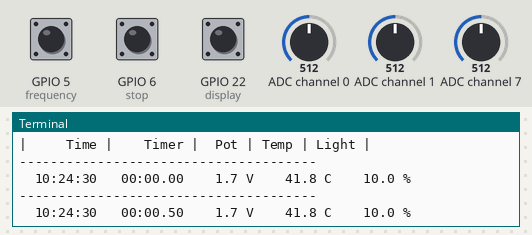
Bench run of a program on a simulated Raspberry Pi (BCM pin numbers). Parts: the last lines printed to the terminal. Inputs (shaded band) come from the test bench; at power-on: GPIO 22 (display) HIGH, ADC channel 0 = 512, ADC channel 1 = 512, ADC channel 7 = 512, GPIO 5 (frequency) HIGH, GPIO 6 (stop) HIGH (analog values on the 0–1023 scale). The clock reads 2024-03-15 10:24:30 at power-on unless the program sets it.

Above: at 1.2 s.
1.3 s: GPIO 22 (display) pulled LOW for 0.65 s
At 1.46 s:
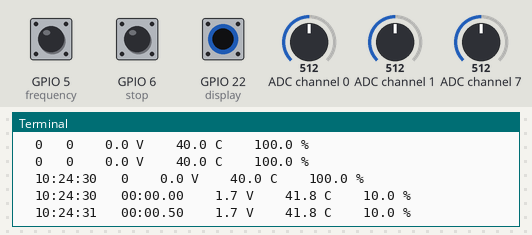
3.4 s: ADC channel 0 set to 716
At 3.9 s:
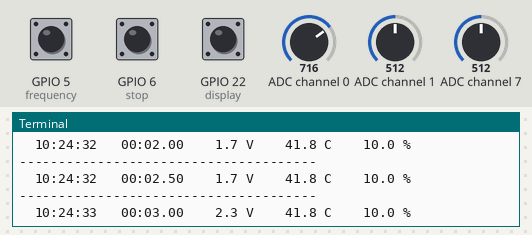
4.9 s: ADC channel 1 set to 716
At 5.4 s:
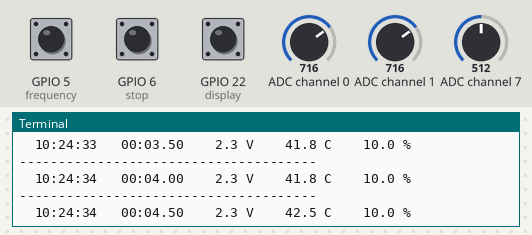
6.4 s: ADC channel 7 set to 716
At 6.9 s:
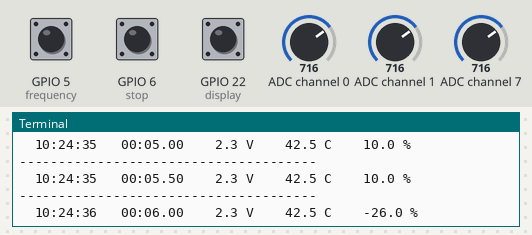
7.9 s: GPIO 22 (display) pulled LOW for 1 s
10.4 s: ADC channel 0 set to 900
At 10.9 s:
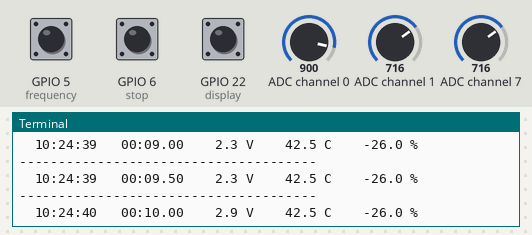
Timing chart, 0 to 12.9 s (numbered marks = the images above; inputs shaded):
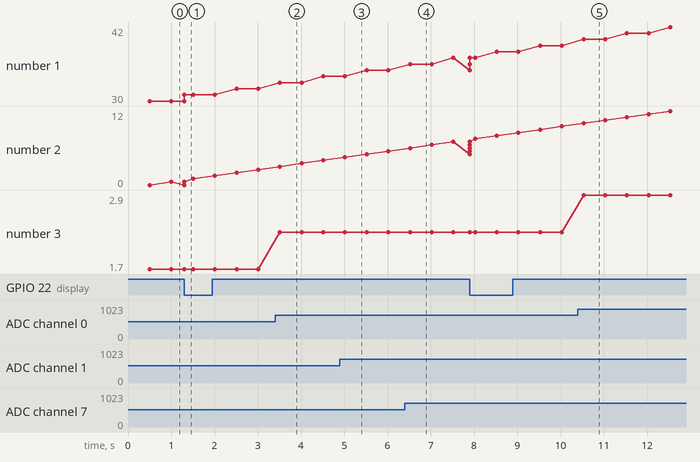

The program:

Main.py
```python
# (licence header left out)
import RPi.GPIO as GPIO
import Adafruit_MCP3008
import time
import os

#Globals
Time = [0,0,0,0,0]
Timer = [0,0,0,0,0]
ch0 = [0,0,0,0,0]
ch1 = [0,0,0,0,0]
ch2 = [0,0,0,0,0]

count = 0											        #Determines T value determined by frequency button
T = 0.5                                									#This value is frequency
i = 0													#Linked to frequency

index = 0

stopState = 0
wall = time.time()


# Software SPI configuration:
CLK  = 18
MISO = 23
MOSI = 24
CS   = 25
mcp = Adafruit_MCP3008.MCP3008(clk=CLK, cs=CS, miso=MISO, mosi=MOSI)

#Button Configuration
reset = 26
frequency = 5
stop = 6
display = 22

#Button setup
GPIO.setup(reset,GPIO.IN, pull_up_down = GPIO.PUD_UP)
GPIO.setup(frequency,GPIO.IN, pull_up_down = GPIO.PUD_UP)
GPIO.setup(stop,GPIO.IN, pull_up_down = GPIO.PUD_UP)
GPIO.setup(display,GPIO.IN, pull_up_down = GPIO.PUD_UP)

########## Callback Fns #############################################

def stopOP(channel):
    global stopState
    if(stopState == 1):
        stopState = 0
    else:
        stopState = 1
        stopFn()
    time.sleep(0.5)
    return stopState

def frequencyOP(channel):
    Tvalue()
def resetOP(channel):
    resetFn()
def displayOP(channel):

    global index, T
    index = index + 1
    print("Button pressed: ", index, "Frequency: ", T)
    displayFn()
######################################################################

#Interrupts
GPIO.add_event_detect(reset, GPIO.FALLING, callback = resetOP, bouncetime = 500)
GPIO.add_event_detect(frequency, GPIO.FALLING, callback = frequencyOP, bouncetime = 500)
GPIO.add_event_detect(stop, GPIO.FALLING, callback = stopOP, bouncetime = 200)
GPIO.add_event_detect(display, GPIO.FALLING, callback = displayOP, bouncetime = 4000)

def timerFormat(t):
    t = t*10
    milli = t % 10
    t //= 10
    sec = t % 60
    t //= 60
    mins = t
    return '%02d:%02d.%d0' % (mins, sec, milli)


########## The functions of the buttons are defined below ##########

def Tvalue():
    global T, count
    if (count == 0):
        T = 0.5
    elif (count == 1):
        T = 1
    else:
        T = 2
    count += 1
    if (count > 2):
        count = 0

    return count

def stopFn():
    '''
    ch0[4] = "N/A"
    ch1[4] = "N/A"
    ch2[4] = "N/A"
    '''
    pass
##    ch0.insert(5,"N/A")
##    ch0.pop(0)
##    ch1.insert(5,"N/A")
##    ch1.pop(0)
##    ch2.insert(5,"N/A")
##    ch2.pop(0)

def displayFn():
##    global timeL
##    length = len(timeL)
##    print(length)
    title = ["Time","Timer","Pot","Temp","Light"]
    print('| {0:>8} | {1:>8} | {2:>4} | {3:>4} | {4:>4} |'.format(*title))
    print('-' * 38)
    print(" ", Time[0], " ", Timer[0], "  ", ConvertVolts(ch0[0]), "  ", ConvertTemp(ch1[0]), "  ", ConvertPercentage(ch2[0]), "")
    print(" ", Time[1], " ", Timer[1], "  ", ConvertVolts(ch0[1]), "  ", ConvertTemp(ch1[1]), "  ", ConvertPercentage(ch2[1]), "")
    print(" ", Time[2], " ", Timer[2], "  ", ConvertVolts(ch0[2]), "  ", ConvertTemp(ch1[2]), "  ", ConvertPercentage(ch2[2]), "")
    print(" ", Time[3], " ", Timer[3], "  ", ConvertVolts(ch0[3]), "  ", ConvertTemp(ch1[3]), "  ", ConvertPercentage(ch2[3]), "")
    print(" ", Time[4], " ", Timer[4], "  ", ConvertVolts(ch0[4]), "  ", ConvertTemp(ch1[4]), "  ", ConvertPercentage(ch2[4]), "")

def resetFn():
    global i, wall, timerVal, Timer
    Timer = [0,0,0,0,0]
    wall = time.time()
    timerVal = wall
    i = 0
    #print("\n"*100)
    os.system('clear')
    return i

####### END OF BUTTON FUNTIONS ###########

####### CONVERSION FUNCTIONS #############
def continuous(Time, Timer, ch0, ch1, ch2):
    print('-' * 38)
    print(" ", Time[4], " ", Timer[4], "  ", ConvertVolts(ch0[4]), "  ", ConvertTemp(ch1[4]), "  ", ConvertPercentage(ch2[4]), "")

def ConvertVolts(data):

    if type(data) is str:
        return "N/A"

    volts = (data * 3.3) / float(1023)
    volts = round(volts,1)
    return str(volts) + " V"

def ConvertPercentage(data):

    if type(data) is str:
        return "N/A"

    percent = 100 - (data/570)*100
    percent = round(percent, 0)
    return str(percent) + " %"

#-40 : 0 and 150: 1023
def ConvertTemp(data):
    if type(data) is str:
        return "N/A"

    temp = (data/290) + 40
    temp = round(temp, 1)
    return str(temp) + " C"

title = ["Time","Timer","Pot","Temp","Light"]
print('| {0:>8} | {1:>8} | {2:>4} | {3:>4} | {4:>4} |'.format(*title))

while True:
    timerVal = time.time() - wall
    start = time.time()
    if (timerVal >= i):

        ####### TIME #######
        timeL = time.strftime("%H:%M:%S", time.localtime())
        Time.insert(5,timeL)
        Time.pop(0)
        ####### END TIME ###

        while(time.time() < start + T):
            time.sleep(0.1)
        ####### TIMER ######
        Timer.insert(5,timerFormat(i))
        Timer.pop(0)
        ####### END TIMER ##

	####### Channel 0 ##
        ch0.insert(5,mcp.read_adc(0))
        ch0.pop(0)
	####### END Ch 0 ###

	####### Channel 1 ##
        ch1.insert(5,mcp.read_adc(1))
        ch1.pop(0)
	####### END Ch 1 ###

	####### Channel 2 ##
        ch2.insert(5,mcp.read_adc(7))								#This reads from channel 7
        ch2.pop(0)
	####### END Ch 2 ###

        if (stopState == 1):
            stopFn()

        i += T
        #print(str(i))
        if stopState == 0:
            continuous(Time, Timer, ch0, ch1, ch2)
        else:
            pass
        #print(Time, Timer, ch0, ch1, ch2, sep="     ") #Works brilliantly


GPIO.cleanup()
```

Measured:
- after the input at 1.3 s, the terminal: prints a new line at once (image 1)
- after the input at 3.4 s, the terminal: prints a new line after 0.11 s (image 2)
- after the input at 4.9 s, the terminal: prints a new line after 0.12 s (image 3)
- after the input at 6.4 s, the terminal: prints a new line after 0.12 s (image 4)
- after the input at 10.4 s, the terminal: prints a new line after 0.13 s (image 5)
- plotted number 3: 1.7 → 2.3 after the input at 3.4 s, 2.3 → 2.9 after the input at 10.4 s
